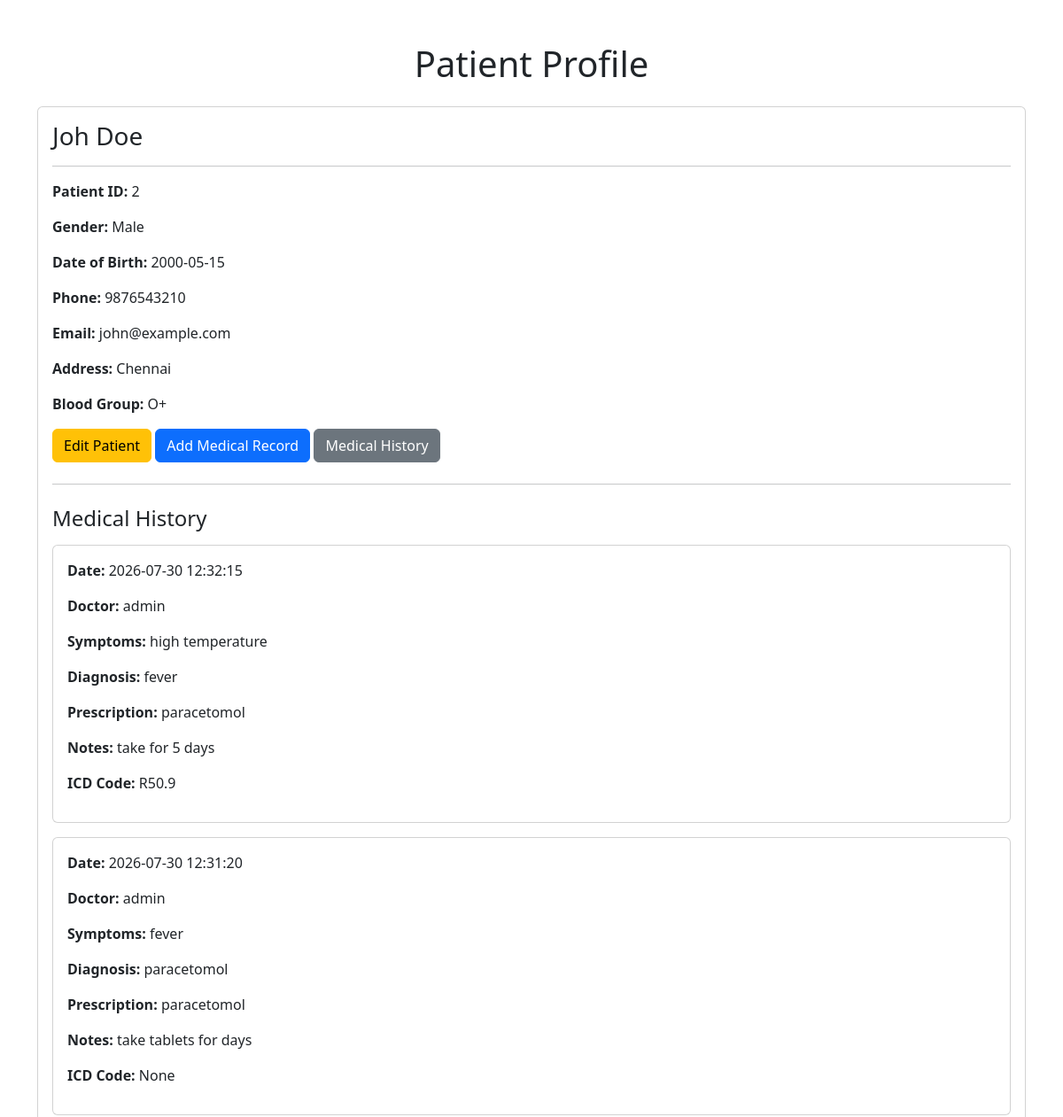
The app's page /patient_profile/2 (upper part), older data.
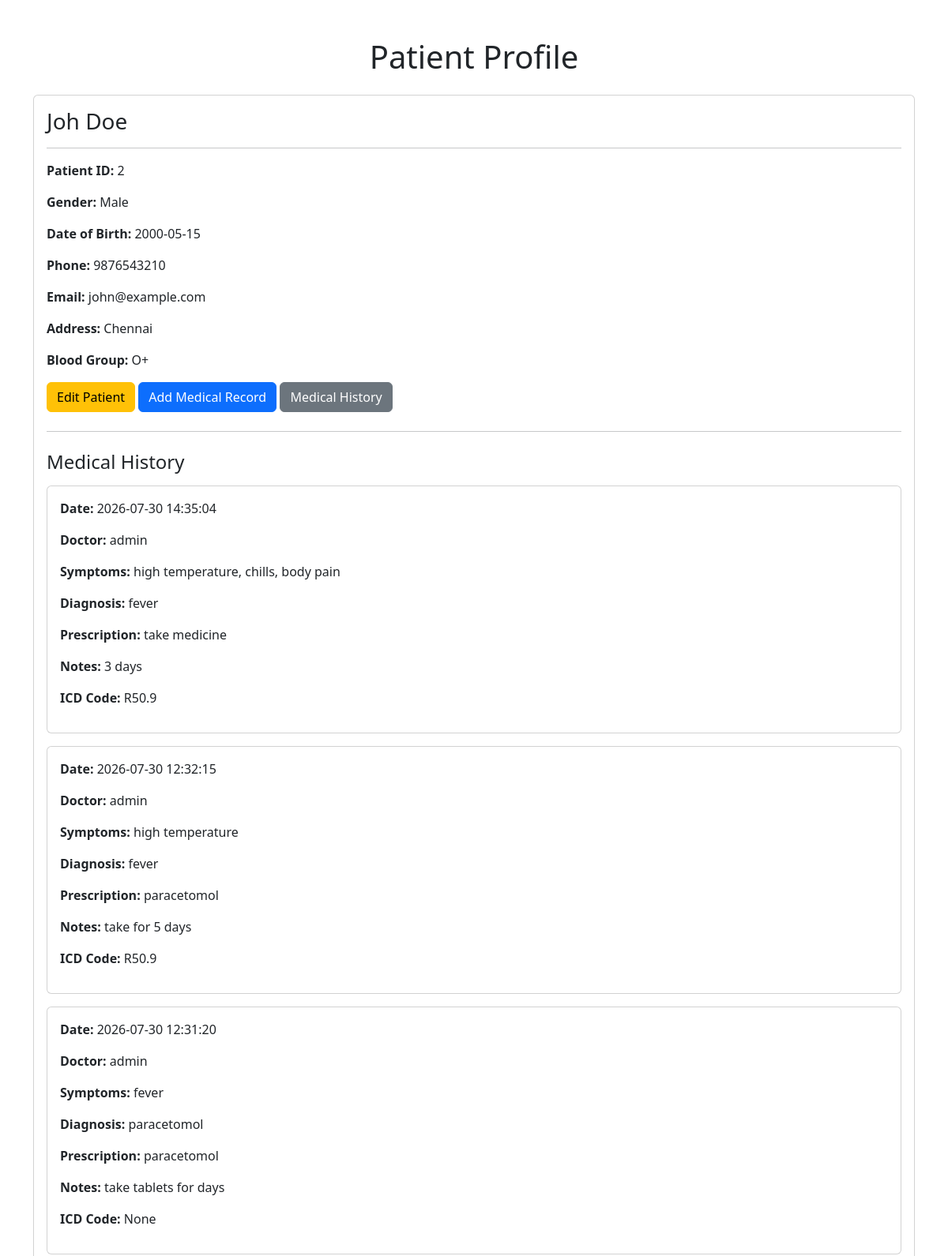
The same page, newer data.
### tables this page shows
CREATE TABLE medical_records(

    record_id INTEGER PRIMARY KEY AUTOINCREMENT,

    patient_id INTEGER,

    symptoms TEXT,

    diagnosis TEXT,

    prescription TEXT,

    notes TEXT,

    icd_code TEXT,

    date TIMESTAMP DEFAULT CURRENT_TIMESTAMP, doctor_name TEXT,

    FOREIGN KEY(patient_id) REFERENCES patients(patient_id)

);

### app.py (the view)
@app.route("/patient_profile/<int:patient_id>")
def patient_profile(patient_id):
    conn = sq.connect("ehr.db")
    cursor = conn.cursor()
    cursor.execute(
        """
        SELECT * FROM patients
        WHERE patient_id=?
        """,
        (patient_id,)
    )
    patient = cursor.fetchone()
    if patient is None:
        conn.close()
        return "Patient not found"
    cursor.execute(
        """
        SELECT * FROM medical_records
        WHERE patient_id=?
        ORDER BY date DESC
        """,
        (patient_id,)
    )
    records = cursor.fetchall()
    conn.close()
    return render_template(
        "patient_profile.html",
        patient=patient,
        records=records
    )

### templates/patient_profile.html (shortened to what this page needs)
<!DOCTYPE html>
<html>
<head>
    <link href="https://cdn.jsdelivr.net/npm/bootstrap@5.3.8/dist/css/bootstrap.min.css"
          rel="stylesheet">
</head>
<body>
<div class="container mt-5">
    <h1 class="text-center mb-4">
        Patient Profile
    </h1>
    <div class="card">
        <div class="card-body">
            <h3>
                {{ patient[1] }} {{ patient[2] }}
            </h3>
            <hr>
            <p>
                <strong>Patient ID:</strong>
                {{ patient[0] }}
            </p>
            <p>
                <strong>Gender:</strong>
                {{ patient[3] }}
            </p>
            <p>
                <strong>Date of Birth:</strong>
                {{ patient[4] }}
            </p>
            <p>
                <strong>Phone:</strong>
                {{ patient[5] }}
            </p>
            <p>
                <strong>Email:</strong>
                {{ patient[6] }}
            </p>
            <p>
                <strong>Address:</strong>
                {{ patient[7] }}
            </p>
            <p>
                <strong>Blood Group:</strong>
                {{ patient[8] }}
            </p>
            <a href="{{ url_for('edit_patient', patient_id=patient[0]) }}"
               class="btn btn-warning">
                Edit Patient
            </a>
            <a href="{{ url_for('add_record', patient_id=patient[0]) }}"
               class="btn btn-primary">
                Add Medical Record
            </a>
            <a href="{{ url_for('medical_history', patient_id=patient[0]) }}"
               class="btn btn-secondary">
                Medical History
            </a>
            <hr class="my-4">
<h4 class="mb-3">
    Medical History
</h4>
{% if records %}
    {% for record in records %}
        <div class="card mb-3">
            <div class="card-body">
                <p>
                    <strong>Date:</strong>
                    {{ record[7] }}
                </p>
                <p>
                    <strong>Doctor:</strong>
                    {{ record[8] }}
                </p>
                <p>
                    <strong>Symptoms:</strong>
                    {{ record[2] }}
                </p>
                <p>
                    <strong>Diagnosis:</strong>
                    {{ record[3] }}
                </p>
                <p>
                    <strong>Prescription:</strong>
                    {{ record[4] }}
                </p>
                <p>
                    <strong>Notes:</strong>
                    {{ record[5] }}
                </p>
                <p>
                    <strong>ICD Code:</strong>
                    {{ record[6] }}
                </p>
            </div>
        </div>
    {% endfor %}
{% else %}
    <p class="text-muted">
        No medical records available for this patient.
    </p>
{% endif %}
        </div>
    </div>
</div>
</body>
</html>

Row changes from the older to the newer data that the page shows:
added medical_records: date "2026-07-30 14:35:04", doctor_name "admin", symptoms "high temperature, chills, body pain", diagnosis "fever", prescription "take medicine", notes "3 days", icd_code "R50.9"
